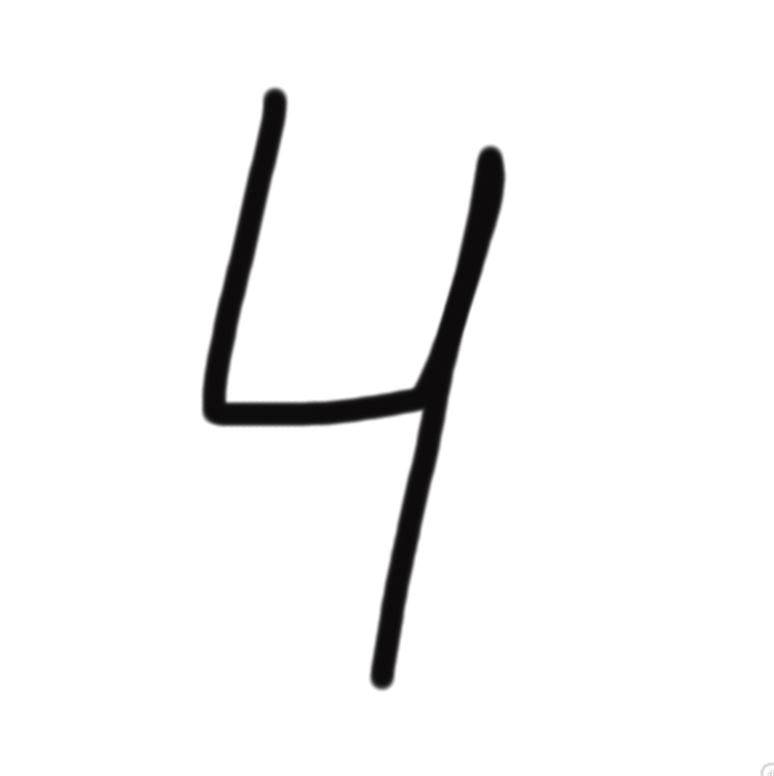
#> input picture digits-recognition/four-high-res.png, 774 x 776 px, found by its file name
$ python readimage.py
#> lines starting #> are read from the running program, lines starting #| are printed output that depends on the picture
from PIL import Image

im = Image.open('./digits-recognition/four-high-res.png')
#> im is the input picture: PIL image 774x776 RGBA; mean R, G, B, A 244.6, 244.5, 244.6, 255

im = im.convert("L")
#> im: PIL image 774x776 L
im = im.resize((28, 28))
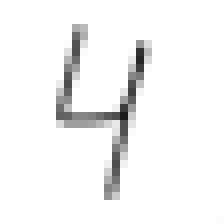
#> im: PIL image 28x28 L (shown 8 times larger); min 27, max 255, mean 243.9

im.show()

pix_val = list(im.getdata())
#> pix_val = 784 values, max 255 at index 0, min 27 at index 407, mean 243.9
print(pix_val)
#> (printed output is left out)
res = []
for i in pix_val:
    if i > 200:
        res.append(0)
    else:
        res.append(1)
#> after the loop, res = 784 values, max 1 at index 93, min 0 at index 0, mean 0.0778
print(res)
#> (printed output is left out)

# printing the image in ascii
for row in range(28):
    row_str = ""
    for c in range(28):
        row_str += str(res[(28*row)+c])

    print(row_str)
